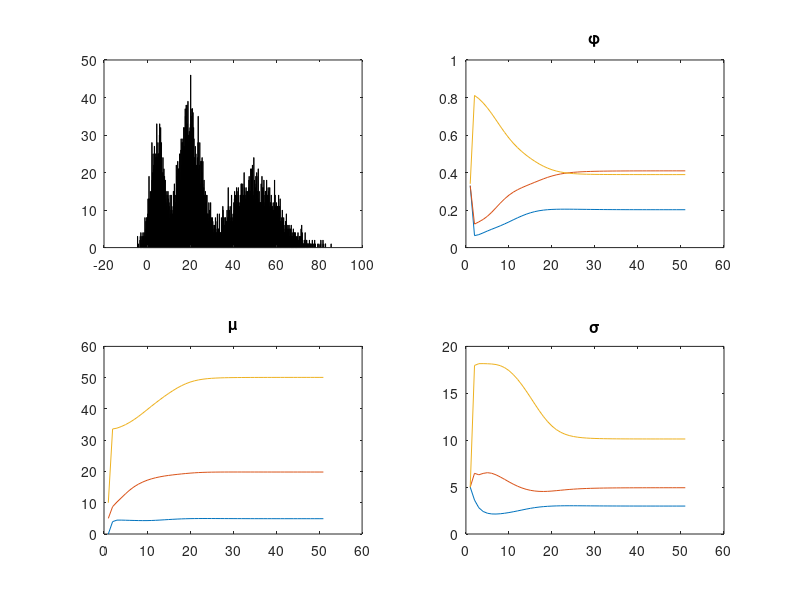

The MATLAB source for this figure:
phi1 = 0.2; mu1 = 5; sigma1 = 3;
phi2 = 0.4; mu2 = 20; sigma2 = 5;
phi3 = 0.4; mu3 = 50; sigma3 = 10;

N = 10000;
x = zeros(N,1);
for i = 1:N
    rate = rand;
    if rate <= phi1
        x(i) = normrnd(mu1,sigma1);
    elseif rate <= phi1+phi2
        x(i) = normrnd(mu2,sigma2);
    else
        x(i) = normrnd(mu3,sigma3);
    end
end

figure(1);
subplot(2,2,1);
hist(x,1000);

% 学习过程
mu = [0,5,10];
sigma = [5,5,5];
phi = [0.33,0.33,0.34];
w = zeros(N,3);

T = 50;
mu_ = zeros(T+1,3);
sigma_ = zeros(T+1,3);
phi_ = zeros(T+1,3);
mu_(1,:) = mu;
sigma_(1,:) = sigma;
phi_(1,:) = phi;
for t = 1:T
    %E step
    for k = 1:3
        w(:,k) = phi(k)*normpdf(x,mu(k),sigma(k));
    end
    w = w./repmat(sum(w,2),[1 3]);
    
    %M step
    for k = 1:3
        mu(k) = w(:,k)'*x/sum(w(:,k));
        sigma(k)=sqrt(w(:,k)'*((x-mu(k)).*(x-mu(k)))/sum(w(:,k)));
        phi(k) = sum(w(:,k))/N;
    end
    mu_(t+1,:) = mu;
    sigma_(t+1,:) = sigma;
    phi_(t+1,:) = phi;
end
figure(1); subplot(2,2,2); plot(phi_); title('\phi');
figure(1); subplot(2,2,3); plot(mu_); title('\mu');
figure(1); subplot(2,2,4); plot(sigma_); title('\sigma');